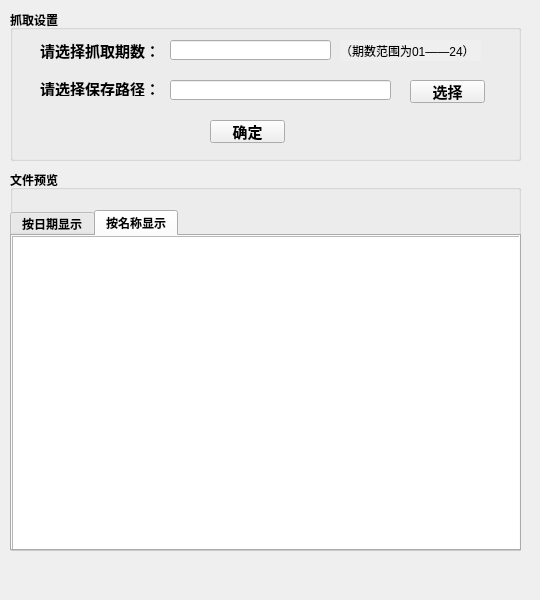
<?xml version="1.0" encoding="UTF-8"?>
<ui version="4.0">
 <class>MainWindow</class>
 <widget class="QMainWindow" name="MainWindow">
  <property name="geometry">
   <rect>
    <x>0</x>
    <y>0</y>
    <width>540</width>
    <height>600</height>
   </rect>
  </property>
  <property name="windowTitle">
   <string>MainWindow</string>
  </property>
  <widget class="QWidget" name="centralwidget">
   <widget class="QGroupBox" name="groupBox">
    <property name="geometry">
     <rect>
      <x>10</x>
      <y>10</y>
      <width>511</width>
      <height>151</height>
     </rect>
    </property>
    <property name="font">
     <font>
      <family>Arial</family>
      <weight>75</weight>
      <bold>true</bold>
     </font>
    </property>
    <property name="title">
     <string>抓取设置</string>
    </property>
    <property name="flat">
     <bool>false</bool>
    </property>
    <property name="checkable">
     <bool>false</bool>
    </property>
    <widget class="QLabel" name="label">
     <property name="geometry">
      <rect>
       <x>30</x>
       <y>30</y>
       <width>131</width>
       <height>21</height>
      </rect>
     </property>
     <property name="font">
      <font>
       <family>Arial</family>
       <pointsize>11</pointsize>
       <weight>75</weight>
       <bold>true</bold>
      </font>
     </property>
     <property name="lineWidth">
      <number>2</number>
     </property>
     <property name="text">
      <string>请选择抓取期数：</string>
     </property>
     <property name="textFormat">
      <enum>Qt::AutoText</enum>
     </property>
     <property name="scaledContents">
      <bool>false</bool>
     </property>
     <property name="wordWrap">
      <bool>true</bool>
     </property>
     <property name="margin">
      <number>0</number>
     </property>
     <property name="indent">
      <number>0</number>
     </property>
     <property name="openExternalLinks">
      <bool>false</bool>
     </property>
     <property name="buddy">
      <cstring></cstring>
     </property>
    </widget>
    <widget class="QLabel" name="label_2">
     <property name="geometry">
      <rect>
       <x>30</x>
       <y>70</y>
       <width>131</width>
       <height>16</height>
      </rect>
     </property>
     <property name="font">
      <font>
       <family>Arial</family>
       <pointsize>11</pointsize>
       <weight>75</weight>
       <bold>true</bold>
      </font>
     </property>
     <property name="text">
      <string>请选择保存路径：</string>
     </property>
     <property name="wordWrap">
      <bool>true</bool>
     </property>
     <property name="indent">
      <number>0</number>
     </property>
    </widget>
    <widget class="QLabel" name="label_3">
     <property name="geometry">
      <rect>
       <x>330</x>
       <y>30</y>
       <width>141</width>
       <height>21</height>
      </rect>
     </property>
     <property name="font">
      <font>
       <family>Arial</family>
       <pointsize>9</pointsize>
       <weight>50</weight>
       <bold>false</bold>
      </font>
     </property>
     <property name="layoutDirection">
      <enum>Qt::LeftToRight</enum>
     </property>
     <property name="autoFillBackground">
      <bool>true</bool>
     </property>
     <property name="frameShadow">
      <enum>QFrame::Plain</enum>
     </property>
     <property name="lineWidth">
      <number>2</number>
     </property>
     <property name="text">
      <string>（期数范围为01——24）</string>
     </property>
     <property name="textFormat">
      <enum>Qt::PlainText</enum>
     </property>
     <property name="scaledContents">
      <bool>true</bool>
     </property>
     <property name="wordWrap">
      <bool>true</bool>
     </property>
     <property name="margin">
      <number>0</number>
     </property>
     <property name="indent">
      <number>0</number>
     </property>
     <property name="openExternalLinks">
      <bool>false</bool>
     </property>
     <property name="buddy">
      <cstring></cstring>
     </property>
    </widget>
    <widget class="QLineEdit" name="lineEdit_2">
     <property name="geometry">
      <rect>
       <x>160</x>
       <y>30</y>
       <width>161</width>
       <height>20</height>
      </rect>
     </property>
    </widget>
    <widget class="QLineEdit" name="lineEdit">
     <property name="geometry">
      <rect>
       <x>160</x>
       <y>70</y>
       <width>221</width>
       <height>20</height>
      </rect>
     </property>
     <property name="clearButtonEnabled">
      <bool>true</bool>
     </property>
    </widget>
    <widget class="QPushButton" name="pushButton_2">
     <property name="geometry">
      <rect>
       <x>400</x>
       <y>70</y>
       <width>75</width>
       <height>23</height>
      </rect>
     </property>
     <property name="font">
      <font>
       <family>Arial</family>
       <pointsize>11</pointsize>
       <weight>75</weight>
       <bold>true</bold>
      </font>
     </property>
     <property name="mouseTracking">
      <bool>false</bool>
     </property>
     <property name="focusPolicy">
      <enum>Qt::ClickFocus</enum>
     </property>
     <property name="text">
      <string>选择</string>
     </property>
    </widget>
    <widget class="QPushButton" name="pushButton">
     <property name="geometry">
      <rect>
       <x>200</x>
       <y>110</y>
       <width>75</width>
       <height>23</height>
      </rect>
     </property>
     <property name="font">
      <font>
       <family>Arial</family>
       <pointsize>11</pointsize>
       <weight>75</weight>
       <bold>true</bold>
      </font>
     </property>
     <property name="focusPolicy">
      <enum>Qt::ClickFocus</enum>
     </property>
     <property name="contextMenuPolicy">
      <enum>Qt::ActionsContextMenu</enum>
     </property>
     <property name="text">
      <string>确定</string>
     </property>
    </widget>
   </widget>
   <widget class="QGroupBox" name="groupBox_2">
    <property name="geometry">
     <rect>
      <x>10</x>
      <y>170</y>
      <width>511</width>
      <height>381</height>
     </rect>
    </property>
    <property name="font">
     <font>
      <family>Arial</family>
      <weight>75</weight>
      <bold>true</bold>
     </font>
    </property>
    <property name="title">
     <string>文件预览</string>
    </property>
    <widget class="QTabWidget" name="tabWidget">
     <property name="geometry">
      <rect>
       <x>0</x>
       <y>40</y>
       <width>511</width>
       <height>341</height>
      </rect>
     </property>
     <property name="currentIndex">
      <number>1</number>
     </property>
     <widget class="QWidget" name="tab">
      <attribute name="title">
       <string>按日期显示</string>
      </attribute>
      <widget class="QTableWidget" name="tableWidget">
       <property name="geometry">
        <rect>
         <x>0</x>
         <y>0</y>
         <width>511</width>
         <height>321</height>
        </rect>
       </property>
       <property name="verticalScrollBarPolicy">
        <enum>Qt::ScrollBarAlwaysOn</enum>
       </property>
       <property name="wordWrap">
        <bool>false</bool>
       </property>
       <property name="cornerButtonEnabled">
        <bool>false</bool>
       </property>
       <property name="columnCount">
        <number>2</number>
       </property>
       <column/>
       <column/>
      </widget>
     </widget>
     <widget class="QWidget" name="tab_2">
      <attribute name="title">
       <string>按名称显示</string>
      </attribute>
      <widget class="QListWidget" name="listWidget">
       <property name="geometry">
        <rect>
         <x>0</x>
         <y>0</y>
         <width>511</width>
         <height>321</height>
        </rect>
       </property>
      </widget>
     </widget>
    </widget>
   </widget>
  </widget>
 </widget>
 <resources/>
 <connections/>
</ui>
